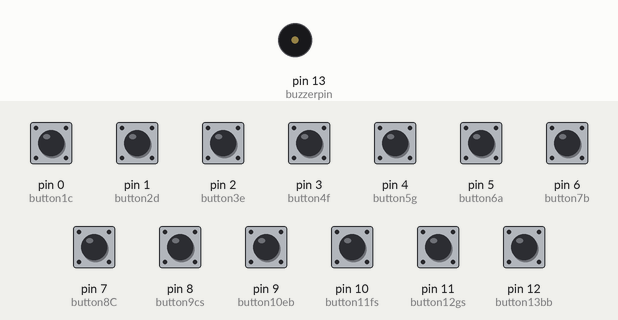
Simulated run of this sketch. Board: Arduino Uno, built with avr-gcc and run on an emulated ATmega328P. Shown: buzzer (waves = sounding). Inputs (shaded band) come from the test bench; at power-on: pin 0 (button1c), pin 1 (button2d), pin 2 (button3e), pin 3 (button4f), pin 4 (button5g), pin 5 (button6a), pin 6 (button7b), pin 7 (button8C), pin 8 (button9cs), pin 9 (button10eb), pin 10 (button11fs), pin 11 (button12gs), pin 12 (button13bb) HIGH.

Above: at 1.2 s.
1.3 s: pin 0 (button1c) pulled LOW for 0.15 s
At 1.37 s:
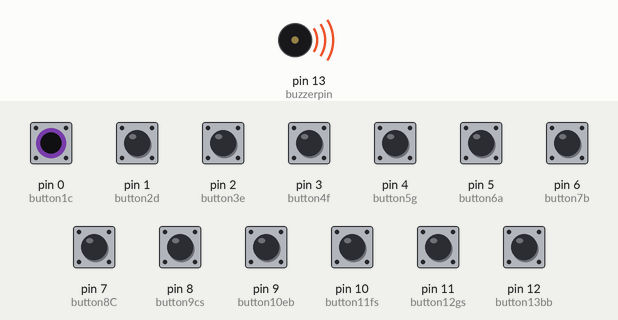
Timing chart, 0 to 4.3 s (numbered marks = the images above; inputs shaded):
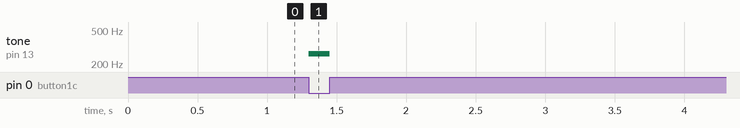

The sketch:

arduino_piano.ino
```cpp
int buzzerpin = 13;
// Sets the Piezo piece to digital pin 13. Arduino can now receive and transmit information to this digital pin.

const int button1c = 0;
const int button2d = 1;
const int button3e = 2;
const int button4f = 3;
const int button5g = 4;
const int button6a = 5;
const int button7b = 6;
const int button8C = 7;
const int button9cs = 8;
const int button10eb = 9;
const int button11fs = 10;
const int button12gs = 11;
const int button13bb = 12;
// Sets all buttons to one digital pin on the Arduino board.

int button1cState = 0;
int button2dState = 0;
int button3eState = 0;
int button4fState = 0;
int button5gState = 0;
int button6aState = 0;
int button7bState = 0;
int button8CState = 0;
int button9csState = 0;
int button10ebState = 0;
int button11fsState = 0;
int button12gsState = 0;
int button13bbState = 0;
// On start-up sets the state of all buttons to "Off" mode.

void setup() {
  // put your setup code here, to run once:

pinMode(buzzerpin, OUTPUT);
// Declares the buzzerpin as the output for information. Makes it so that sound comes out of the piezo piece
pinMode(button1c, INPUT);
pinMode(button2d, INPUT);
pinMode(button3e, INPUT);
pinMode(button4f, INPUT);
pinMode(button5g, INPUT);
pinMode(button6a, INPUT);
pinMode(button7b, INPUT);
pinMode(button8C, INPUT);
pinMode(button9cs, INPUT);
pinMode(button10eb, INPUT);
pinMode(button11fs, INPUT);
pinMode(button12gs, INPUT);
pinMode(button13bb, INPUT);
// Declares the buttons as the input for information. Any buttons pressed will be an input for the Arduino and the code to interpret.
}


void loop()
{
  // put your main code here, to run repeatedly:

if (button1cState == LOW) {
  tone(buzzerpin, 262);
} else if (button2dState == LOW) {
  tone(buzzerpin, 294);
} else if (button3eState == LOW) {
  tone(buzzerpin, 330);
} else if (button4fState == LOW) {
  tone(buzzerpin, 349);
} else if (button5gState == LOW) {
  tone(buzzerpin, 392);
} else if (button6aState == LOW) {
  tone(buzzerpin, 440);
} else if (button7bState == LOW) {
  tone(buzzerpin, 494);
} else if (button8CState == LOW) {
  tone(buzzerpin, 523);
} else if (button9csState == LOW) {
  tone(buzzerpin, 277);
} else if (button10ebState == LOW) {
  tone(buzzerpin, 311);
} else if (button11fsState == LOW) {
  tone(buzzerpin, 370);
} else if (button12gsState == LOW) {
  tone(buzzerpin, 415);
} else if (button13bbState == LOW) {
  tone(buzzerpin, 466);
} else {
  noTone(buzzerpin);
}
// This is what makes every button do its specific task. When a button is pressed the state of the button is low. With this information we can make it so that when the buttonstate
// of a button is low it can play a specific sound or frequency. When no button is pressed we will make no sounds or frequencies come from the Piezo piece.

button1cState = digitalRead(button1c);
button2dState = digitalRead(button2d);
button3eState = digitalRead(button3e);
button4fState = digitalRead(button4f);
button5gState = digitalRead(button5g);
button6aState = digitalRead(button6a);
button7bState = digitalRead(button7b);
button8CState = digitalRead(button8C);
button9csState = digitalRead(button9cs);
button10ebState = digitalRead(button10eb);
button11fsState = digitalRead(button11fs);
button12gsState = digitalRead(button12gs);
button13bbState = digitalRead(button13bb);
// Sets the button state as either "HIGH" or "LOW". In other words, it will make a numerical value from when the button its pressed and change it to a variable such as "HIGH" or "LOW".
// When a button is pressed the state of the button will be changed to "LOW". When it isn't pressed the state will be "HIGH".
}
```

Measured:
- after the input at 1.3 s, tone on pin 13 (buzzerpin): silent → 262 Hz at once, → silent 0.15 s later
